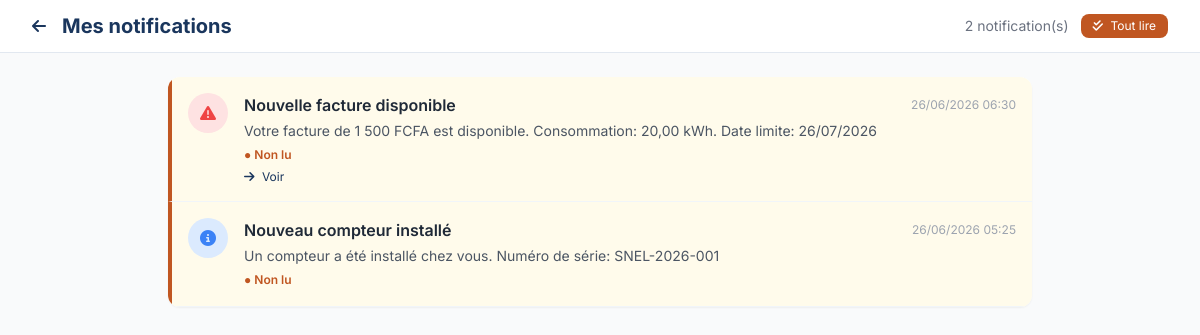
The app's page /Pages/Client/Notifications/index.php (signed in) with its own data.
### tables this page shows
CREATE TABLE `notifications` (
  `idNotification` int(11) NOT NULL,
  `idClient` int(11) DEFAULT NULL,
  `idUtilisateur` int(11) DEFAULT NULL,
  `titre` varchar(255) NOT NULL,
  `message` text NOT NULL,
  `type` enum('info','alerte','rappel','promotion','urgent') DEFAULT 'info',
  `priorite` int(11) DEFAULT 1,
  `estLue` tinyint(1) DEFAULT 0,
  `dateLecture` datetime DEFAULT NULL,
  `dateExpiration` date DEFAULT NULL,
  `lien` varchar(255) DEFAULT NULL,
  `dateCreation` timestamp NOT NULL DEFAULT current_timestamp()
);

### Classes/Database.php (called while the page is built)
<?php
class Database {
    private static $instance = null;
    private $connection;
    private $host = 'localhost';
    private $dbname = 'gestion_compteurs';
    private $username = 'root';
    private $password = '';
    private function __construct() {
        try {
            $this->connection = new PDO(
                "mysql:host={$this->host};dbname={$this->dbname};charset=utf8",
                $this->username,
                $this->password,
                [
                    PDO::ATTR_ERRMODE => PDO::ERRMODE_EXCEPTION,
                    PDO::ATTR_DEFAULT_FETCH_MODE => PDO::FETCH_ASSOC,
                    PDO::ATTR_EMULATE_PREPARES => false
                ]
            );
        } catch (PDOException $e) {
            die("Erreur de connexion à la base de données: " . $e->getMessage());
        }
    }
    public static function getInstance() {
        if (self::$instance === null) {
            self::$instance = new self();
        }
        return self::$instance;
    }
    public function getConnection() {
        return $this->connection;
    }
}
?>

### Classes/Client.php (called while the page is built, shortened)
<?php
require_once __DIR__ . '/Database.php';
class Client {
    private $db;
    private $idClient;
    public function __construct() {
        $this->db = Database::getInstance()->getConnection();
    }
    private function hydrate($data) {
        $this->idClient = $data['idClient'] ?? null;
    }
    public function isLoggedIn() {
        return isset($_SESSION['client_id']) && isset($_SESSION['logged_in']) && $_SESSION['logged_in'] === true;
    }
    public function getLoggedInUser() {
        try {
            $stmt = $this->db->prepare("SELECT * FROM Client WHERE idClient = ?");
            $stmt->execute([$_SESSION['client_id']]);
            $data = $stmt->fetch();
            if ($data) {
                return $this;
            }
            return null;
        } catch (PDOException $e) {
            return null;
        }
    }
    public function getIdClient() { return $this->idClient; }
}
?>

### Classes/Notification.php (called while the page is built, shortened)
<?php
require_once __DIR__ . '/Database.php';
class Notification {
    private $db;
    public function __construct() {
        $this->db = Database::getInstance()->getConnection();
    }
    public function getByClient($idClient) {
        try {
            $stmt = $this->db->prepare("
                SELECT * FROM Notifications
                WHERE idClient = ?
                ORDER BY priorite DESC, dateCreation DESC
            ");
            $stmt->execute([$idClient]);
            return $stmt->fetchAll();
        } catch (PDOException $e) {
            return [];
        }
    }
}
?>

### Pages/Client/Notifications/index.php (the view, shortened to what this page needs)
<?php
require_once __DIR__ . '/../../../Classes/Database.php';
require_once __DIR__ . '/../../../Classes/Client.php';
require_once __DIR__ . '/../../../Classes/Notification.php';
$client = new Client();
$user = $client->getLoggedInUser();
$idClient = $user->getIdClient();
$notification = new Notification();
$notifications = $notification->getByClient($idClient);
?>
<!DOCTYPE html>
<html lang="fr">
<head>
    <script src="https://cdn.tailwindcss.com"></script>
    <link rel="stylesheet" href="https://cdnjs.cloudflare.com/ajax/libs/font-awesome/6.5.1/css/all.min.css">
</head>
<body class="bg-gray-50">
<header class="topbar">
    <div class="flex items-center justify-between">
        <div class="flex items-center space-x-4">
            <a href="../dashboard.php" class="text-primary hover:text-secondary transition">
                <i class="fas fa-arrow-left"></i>
            </a>
            <h1 class="text-xl font-bold text-primary">Mes notifications</h1>
        </div>
        <div class="flex items-center gap-3">
            <span class="text-sm text-gray-500"><?= count($notifications) ?> notification(s)</span>
            <?php if (count($notifications) > 0): ?>
                <button onclick="marquerToutLu()" class="btn-secondary text-xs px-3 py-1 rounded-lg">
                    <i class="fas fa-check-double mr-1"></i> Tout lire
                </button>
            <?php endif; ?>
        </div>
    </div>
</header>
<div class="max-w-4xl mx-auto px-4 py-6">
    <div class="bg-white rounded-xl shadow-sm overflow-hidden">
        <?php if (!empty($notifications)): ?>
            <?php foreach ($notifications as $notif): ?>
                <div class="notif-item <?= $notif['estLue'] ? '' : 'unread' ?>" onclick="marquerLu(<?= $notif['idNotification'] ?>)">
                    <div class="flex items-start gap-4">
                        <div class="w-10 h-10 rounded-full <?= $notif['type'] === 'alerte' ? 'bg-red-100' : ($notif['type'] === 'urgent' ? 'bg-orange-100' : 'bg-blue-100') ?> flex items-center justify-center flex-shrink-0">
                            <i class="fas fa-<?= $notif['type'] === 'alerte' ? 'exclamation-triangle' : ($notif['type'] === 'urgent' ? 'circle-exclamation' : 'info-circle') ?>
                                <?= $notif['type'] === 'alerte' ? 'text-red-500' : ($notif['type'] === 'urgent' ? 'text-orange-500' : 'text-blue-500') ?>">
                            </i>
                        </div>
                        <div class="flex-1">
                            <div class="flex items-center justify-between">
                                <p class="font-semibold text-gray-800"><?= htmlspecialchars($notif['titre']) ?></p>
                                <span class="text-xs text-gray-400"><?= date('d/m/Y H:i', strtotime($notif['dateCreation'])) ?></span>
                            </div>
                            <p class="text-sm text-gray-600 mt-1"><?= htmlspecialchars($notif['message']) ?></p>
                            <?php if (!$notif['estLue']): ?>
                                <span class="text-xs text-secondary font-semibold">● Non lu</span>
                            <?php endif; ?>
                            <?php if ($notif['lien']): ?>
                                <a href="<?= htmlspecialchars($notif['lien']) ?>" class="text-xs text-primary hover:underline block mt-1">
                                    <i class="fas fa-arrow-right mr-1"></i> Voir
                                </a>
                            <?php endif; ?>
                        </div>
                    </div>
                </div>
            <?php endforeach; ?>
        <?php endif; ?>
    </div>
</div>
</body>
</html>

### Pages/Client/Notifications/index.php (style rules this page uses)
* { font-family: 'Inter', sans-serif; }
:root { --primary: #1a365d; --secondary: #c05621; --accent: #ecc94b; }
.text-primary { color: var(--primary); }
.text-secondary { color: var(--secondary); }
.btn-secondary { background: var(--secondary); color: white; transition: all 0.3s ease; }
.notif-item { padding: 1rem; border-bottom: 1px solid #f1f5f9; transition: all 0.2s ease; }
.notif-item.unread { background: #fffbeb; border-left: 4px solid var(--secondary); }
.topbar { background: white; border-bottom: 1px solid #e2e8f0; padding: 0.75rem 2rem; position: sticky; top: 0; z-index: 50; }

### records on screen
notifications: titre "Nouvelle facture disponible", dateCreation "26/06/2026 06:30", message "Votre facture de 1 500 FCFA est disponible. Consommation: 20,00 kWh. Date limite: 26/07/2026", estLue "● Non lu"
notifications: titre "Nouveau compteur installé", dateCreation "26/06/2026 05:25", message "Un compteur a été installé chez vous. Numéro de série: SNEL-2026-001", estLue "● Non lu"

### other values on screen
count($notifications) "2"
